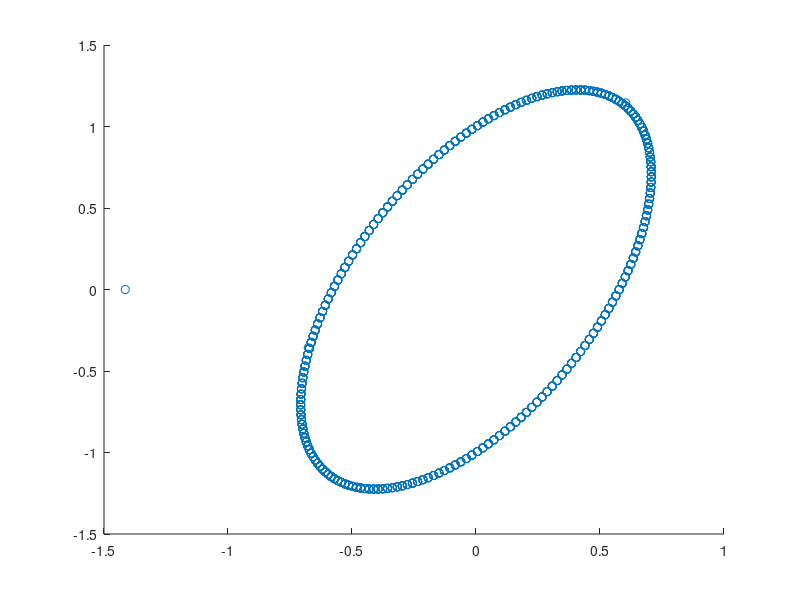
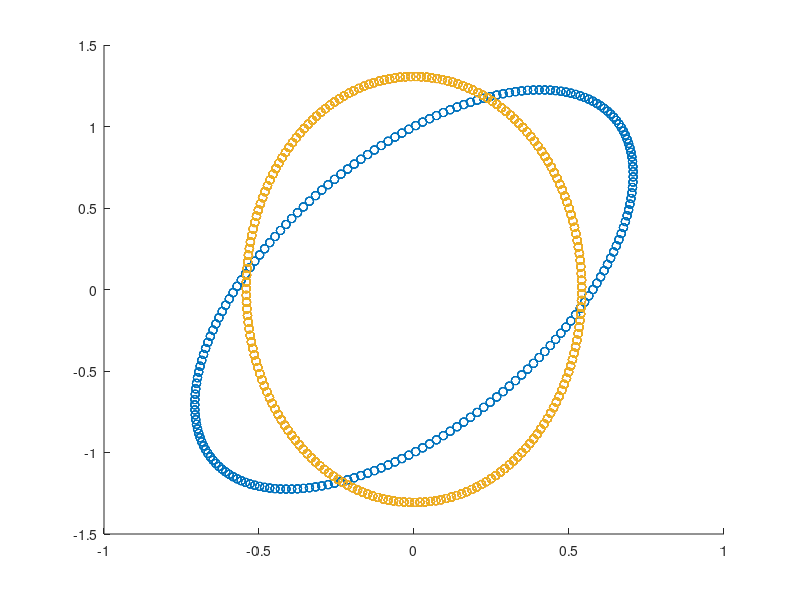

MATLAB code to generate these figures, in order:
% Frequency of source
freq = 2000;

% Sampling rate
samp_rate = 39.8e3;

% Analong over sample rate
OSR = 16;

% Determine sample rate of simulation
sim_rate = samp_rate*OSR;

% Number of received samples
N = 1024;

% Time axis for simulation data
n = 0:(N*OSR-1);

% Create transmitted signal
x = exp(1i*2*pi*freq/sim_rate*n);

% I/Q Magnitude Imbalance
eps = 0;

% I/Q Phase Imbalance
phi = -3*pi/4;

% Carrier Frequency
fc = 0.3;

% Mix signal to carrier frequency
tx_sig = real(x)*(1+eps).*cos(2*pi*fc*n+phi)-imag(x).*sin(2*pi*fc*n);

% Arbitrary Scale Factor to Simplify Math
tx_sig = tx_sig*2;

% Mix and LPF signal
rx_sig = tx_sig.*exp(-1i*2*pi*fc*n);
h = fir1(31,fc);
rx_sig = filtfilt(h,1,rx_sig);

% Decimate to get back to sampled signal
rx_sig = rx_sig(1:OSR:end);

% Create plot of constellation
figure(1); clf;
scatter(real(rx_sig),imag(rx_sig));
% xlim([-1.5 1.5])
% ylim([-1.5 1.5])

% Generate received signal based on formulas stated in homework submission
ar = (1+eps)*cos(phi);
ai = 1i*(1+eps)*sin(phi)+1;
ai_mag = abs(ai);
ai_phase = angle(ai);
f = freq/samp_rate;
x = ar*cos(2*pi*f*(0:999)) + 1i*ai_mag*sin(2*pi*f*(0:999)+ai_phase);

% Create scatter plot with received signal
figure(2); clf;
scatter(real(x),imag(x))
hold on;

% Show form in problem is mathematically equivalent
ai_mag = sqrt(1+(1+eps)^2*sin(phi)^2);
ai_phase = atan((1+eps)*sin(phi));
% x = ar*cos(2*pi*f*(0:999)) + 1i*ai_mag*sin(2*pi*f*(0:999)+ai_phase);
theta = phi/2+pi/4;
theta/pi
t = 0:999;
a1_mag = sqrt((1+eps)^2*cos(phi-theta)^2+sin(theta)^2);
a2_mag = sqrt((1+eps)^2*sin(phi-theta)^2+cos(theta)^2);
a1_phase = atan2(-sin(theta),(1+eps)*cos(phi-theta))
a2_phase = atan2((1+eps)*sin(phi-theta),cos(theta))
x = a1_mag*cos(2*pi*f*t+a1_phase) + 1i*a2_mag*sin(2*pi*f*t+a2_phase);
% x = x*exp(1i*theta);
% x = sqrt(1+2*(1+eps)*cos*cos(phi-theta)*cos(2*pi*f*(0:999))+
scatter(real(x),imag(x))
% xlim([-1.5 1.5])
% ylim([-1.5 1.5])
% x = a1_mag*cos(2*pi*f*t+a1_phase) + 1i*a2_mag*sin(2*pi*f*t+a1_phase);
scatter(real(x),imag(x))